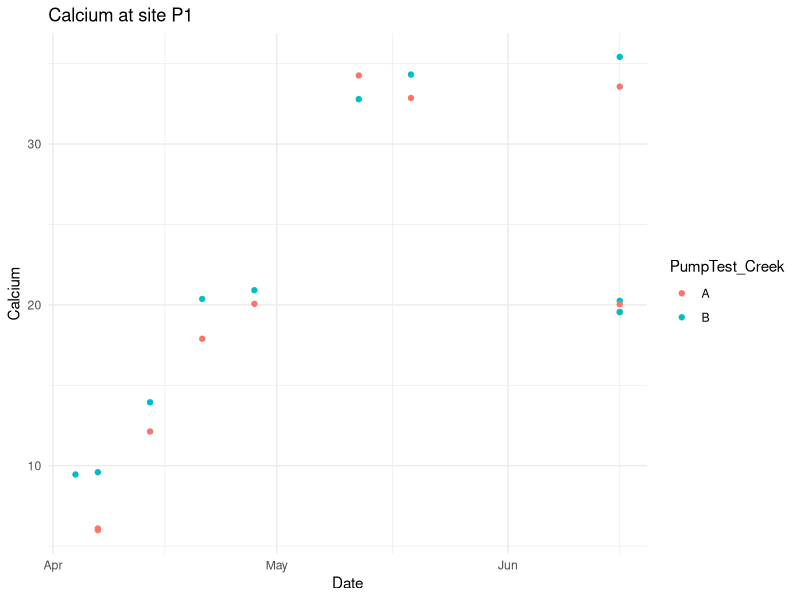
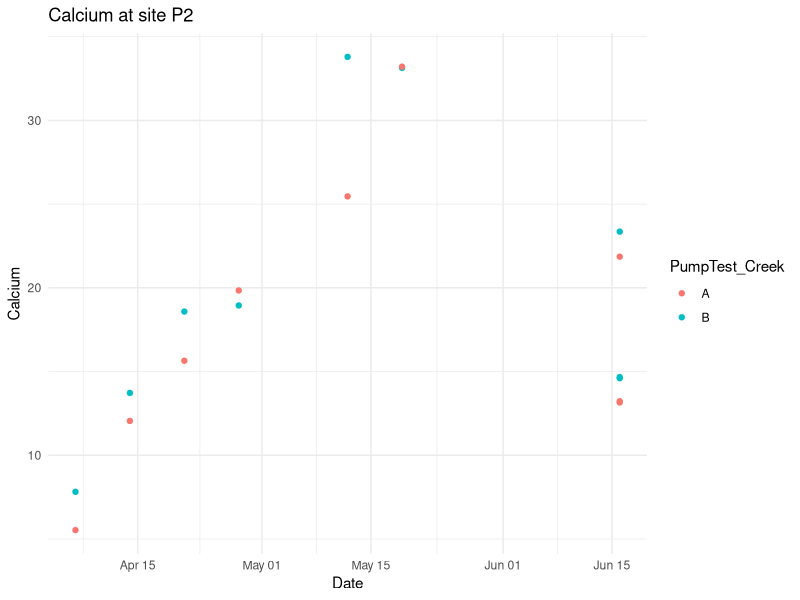
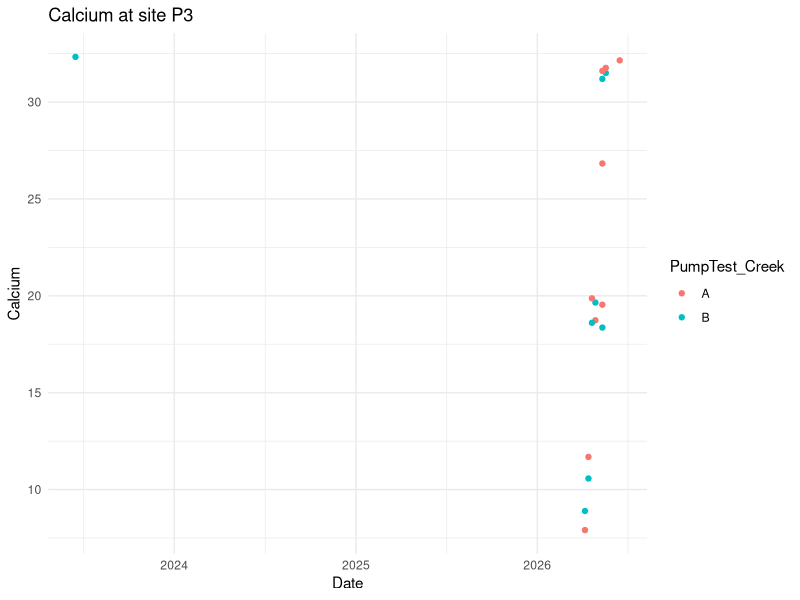
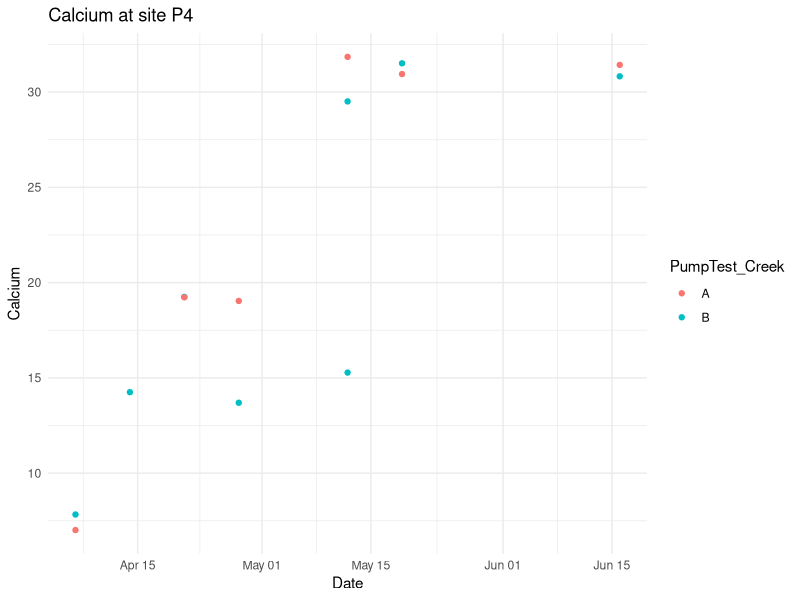
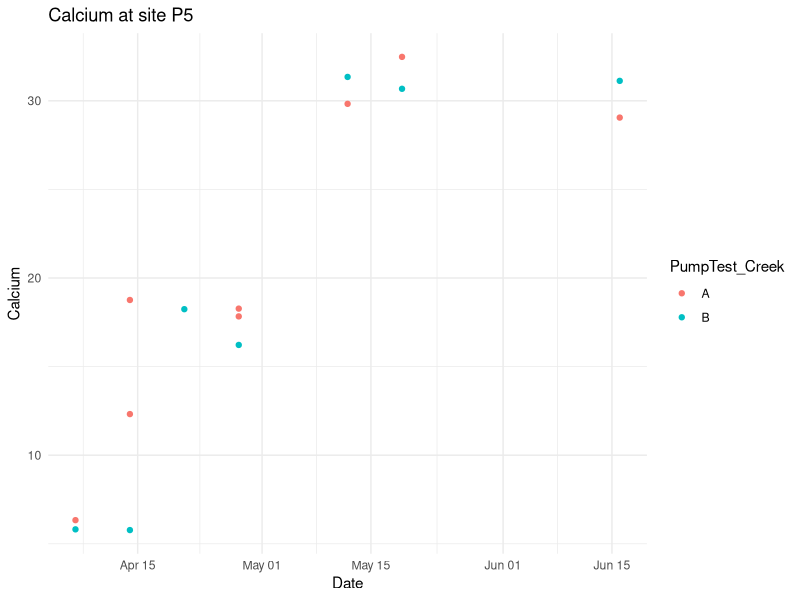
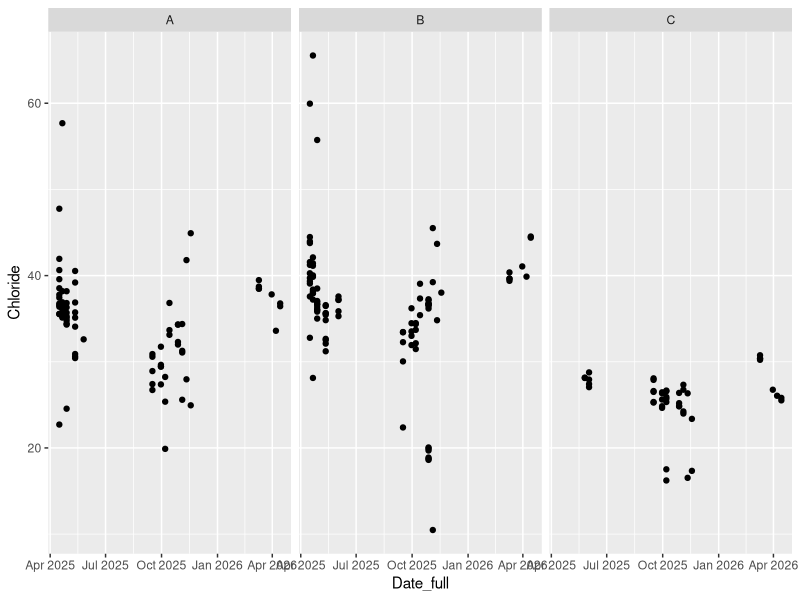
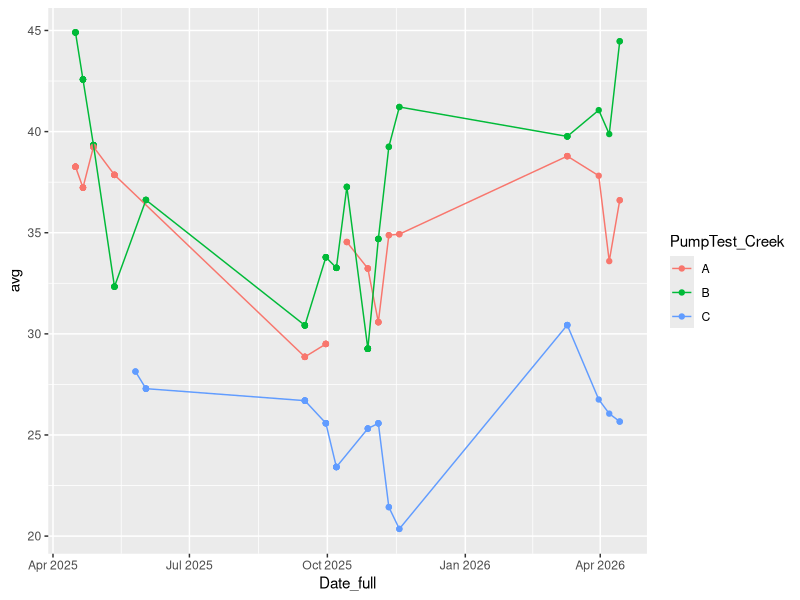
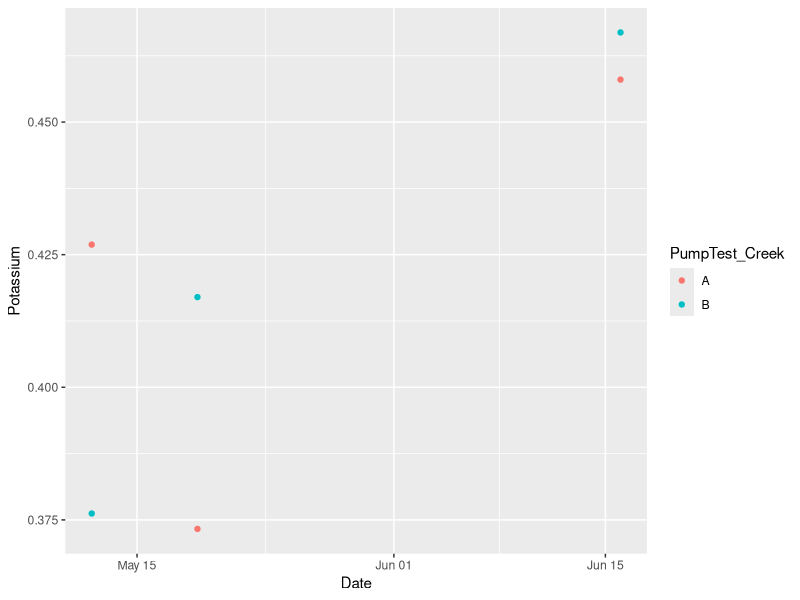

Source code (R) for these figures, in order: (Note: this script raises an error after producing the figures.)
library(tidyverse)
library(lubridate)
library(RColorBrewer)

cations = read_csv("Creek and Well Cations - Sheet1.csv")

cations = cations %>% 
  mutate(
    MeasurementDate = mdy(MeasurementDate), 
    Date = mdy(Date),
    Calcium = as.numeric(Calcium), Magnesium = as.numeric(Magnesium), Potassium = as.numeric(Potassium), Sodium = as.numeric(Sodium) 
  )

anions = read_csv("Creek and Well Anion Data - newdatasorted.csv")
anions = anions %>% 
  mutate(
    MeasurementDate = mdy(MeasurementDate),
    Date_full = mdy(paste(Month, Day, Year, sep = " ")),
    Nitrate = as.numeric(Chloride), Flouride = as.numeric(Flouride), Chloride = as.numeric(Chloride)
  )

for(num in seq_along(1:5)) {
  site = paste0("P", num)
  p = cations %>% 
    filter(str_detect(Well, site), PumpTest_Creek != "C") %>%
    # drop_na() %>% 
    ggplot(aes(x = Date, y = Calcium, color = PumpTest_Creek)) + 
    geom_point() +
    # geom_line() +
    theme_minimal() +
    labs(title = paste0("Calcium at site ", site))
  print(p)
}




num = 1
site = paste0("P", num)
plot = anions %>%
  select(-c(Phosphate, Bromide, Nitrite)) %>% 
  drop_na() %>% 
  filter(Well == site) %>% 
  # group_by(PumpTest_Creek) %>%
  ggplot(aes(x = Date_full, y = Chloride)) +
  geom_point() +
  facet_grid(~PumpTest_Creek)
print(plot)
plot1 = anions %>%
  select(-c(Phosphate, Bromide, Nitrite)) %>% 
  filter(Well == site, SampleNum == 1) %>% 
  group_by(Date_full, PumpTest_Creek) %>% 
  mutate(avg = mean(Chloride)) %>% 
  ggplot(aes(x = Date_full, y = avg, color = PumpTest_Creek)) +
  geom_point() +
  geom_line()
print(plot1)  

data = anions %>%
  select(-c(Phosphate, Bromide, Nitrite)) %>% 
  drop_na() %>% 
  filter(Well == site, PumpTest_Creek != "C", SampleNum == 1) %>% 
  group_by(Date_full)


# pal2 = brewer.pal(n = 4, "Set2")[1:10]
cations %>% 
  filter(str_detect(Well, "P1"), PumpTest_Creek != "C", Dilution == "1:1") %>% 
  ggplot(aes(x = Date, y = Potassium, color = PumpTest_Creek)) + 
  geom_point()

anions %>% 
  filter(!is.na(SampleNum), PumpTest_Creek != "C") %>%
  drop_na() %>% 
  group_by(Well, Date) %>%
  summarize(avg = mean(Flouride)) %>%
  ggplot(aes(x = Date, y = avg, color = Well)) +
  geom_point() + 
  # geom_line() +
  # scale_color_manual(values = pal2) +
  theme_bw()


plot2 = anions %>%
  select(-c(Phosphate, Bromide, Nitrite)) %>% 
  filter(PumpTest_Creek != "C") %>% 
  group_by(Date_full, Well) %>% 
  mutate(avg = mean(Chloride)) %>% 
  ggplot(aes(x = Date_full, y = avg, color = Well)) +
  geom_point() +
  geom_line() +
  theme_bw() +
  labs(title = "Nitrate time series, averaged by well for each date", y = "Averaged Nitrate Concentration", x = "Date")
print(plot2)


plot3 = 
  ggplot() + 
  geom_point(data = anions %>% 
               filter(PumpTest_Creek != "C", Well == "P1") %>% 
               group_by(Date_full) %>% 
               summarize(avg = mean(Chloride, na.rm = TRUE), .groups = "drop"),
             aes(x = Date_full, y = avg, color = "P1 Well")) + 
  geom_line(data = anions %>% 
              filter(PumpTest_Creek != "C", Well == "P1") %>% 
              group_by(Date_full) %>% 
              summarize(avg = mean(Chloride, na.rm = TRUE), .groups = "drop"),
            aes(x = Date_full, y = avg), color = 'lightblue') +
  geom_point(data = anions %>% 
               filter(PumpTest_Creek == "C", Well == "P1") %>% 
               group_by(Date_full) %>% 
               summarize(avg = mean(Chloride, na.rm = TRUE), .groups = "drop"),
             aes(x = Date_full, y = avg, color = "P1 Creek")) + 
  geom_line(data = anions %>% 
              filter(PumpTest_Creek == "C", Well == "P1") %>% 
              group_by(Date_full) %>% 
              summarize(avg = mean(Chloride, na.rm = TRUE), .groups = "drop"),
            aes(x = Date_full, y = avg), color = 'red') +
  theme_bw() + 
  labs(title = "Nitrate at P1, well vs. Creek", color = "Location", x = "Date", y = "Nitrate Concentration")
print(plot3)

terrible_plot = function(df, site, metric) {
  plot = 
    ggplot() + 
    geom_point(data = df %>% 
                 filter(PumpTest_Creek != "C", Well == site) %>% 
                 group_by(Date_full) %>% 
                 summarize(avg = mean(.data[[metric]], na.rm = TRUE), .groups = "drop"),
               aes(x = Date_full, y = avg, color = paste0(site, " well"))) + 
    geom_line(data = df %>% 
                filter(PumpTest_Creek != "C", Well == site) %>% 
                group_by(Date_full) %>% 
                summarize(avg = mean(.data[[metric]], na.rm = TRUE), .groups = "drop"),
              aes(x = Date_full, y = avg), color = 'lightblue') +
    geom_point(data = df %>% 
                 filter(PumpTest_Creek == "C", Well == site) %>% 
                 group_by(Date_full) %>% 
                 summarize(avg = mean(.data[[metric]], na.rm = TRUE), .groups = "drop"),
               aes(x = Date_full, y = avg, color = paste0(site, " creek"))) + 
    geom_line(data = df %>% 
                filter(PumpTest_Creek == "C", Well == site) %>% 
                group_by(Date_full) %>% 
                summarize(avg = mean(.data[[metric]], na.rm = TRUE), .groups = "drop"),
              aes(x = Date_full, y = avg), color = 'red') +
    theme_bw(base_size = 20) + 
    scale_y_continuous(limits = c(0, 80)) +
    labs(title = paste0(metric, " at ", site, " well vs. Creek"), color = "Location", x = "Date", y = paste0(metric, " Concentration"))
  return(plot)
}

terrible_plot("P1", "Sulfate")
terrible_plot("P3", "Sulfate")
terrible_plot("P5", "Sulfate")
terrible_plot("P1", "Nitrate")
terrible_plot("P3", "Nitrate")
terrible_plot("P5", "Nitrate")
terrible_plot("P1", "Chloride")

## dan 
aa <- terrible_plot("P1", "Sulfate")
ab <- terrible_plot("P3", "Sulfate")
ac <- terrible_plot("P5", "Sulfate")
ba <- terrible_plot("P1", "Nitrate")
bb <- terrible_plot("P3", "Nitrate")
bc <- terrible_plot("P5", "Nitrate")
ca <- terrible_plot("P1", "Chloride")
cb <- terrible_plot("P3", "Chloride")
cc <- terrible_plot("P5", "Chloride") 

install.packages("gridExtra")
library(gridExtra)

(aa | ab |ac)/(ba |bb | bc)/(ca | cb |cc)+  plot_layout(guides = 'collect')

anions %>% filter(PumpTest_Creek != "A" & Well != "DO") %>% arrange(Date_full) %>%
  group_by(Date_full, Well) %>% 
  ggplot(aes(Date_full, Chloride, fill = PumpTest_Creek)) + geom_path() + 
  geom_point(pch = 21, size = 3) + facet_wrap(vars(Well)) + theme_bw(base_size = 16)


anions %>% 
  filter(Date_full == "2025-11-18") %>% 
  group_by(Well, PumpTest_Creek) %>% 
  summarize(avg = mean(Nitrate)) %>% 
  ggplot()

cations %>% filter(PumpTest_Creek != "A" & Well != "DO") %>% arrange(Date) %>%
  group_by(Date, Well) %>% 
  ggplot(aes(Date, Magnesium, fill = PumpTest_Creek)) + geom_path() + 
  geom_point(pch = 21, size = 3) + facet_wrap(vars(Well)) + theme_bw(base_size = 16)


site = "P1"
df = anions
metric = "Nitrate"
plot = df %>% 
  filter(PumpTest_Creek != "A", Well == site) %>% 
  group_by(Date_full, PumpTest_Creek) %>% 
  summarize(avg = mean(.data[[metric]], na.rm = TRUE), .groups = "drop") %>% 
  ggplot(aes(x = Date_full, y = avg, fill = PumpTest_Creek)) + 
    geom_point() + 
    geom_path()
print(plot)

plot = df %>% 
  filter(PumpTest_Creek != "A", Well == site)
